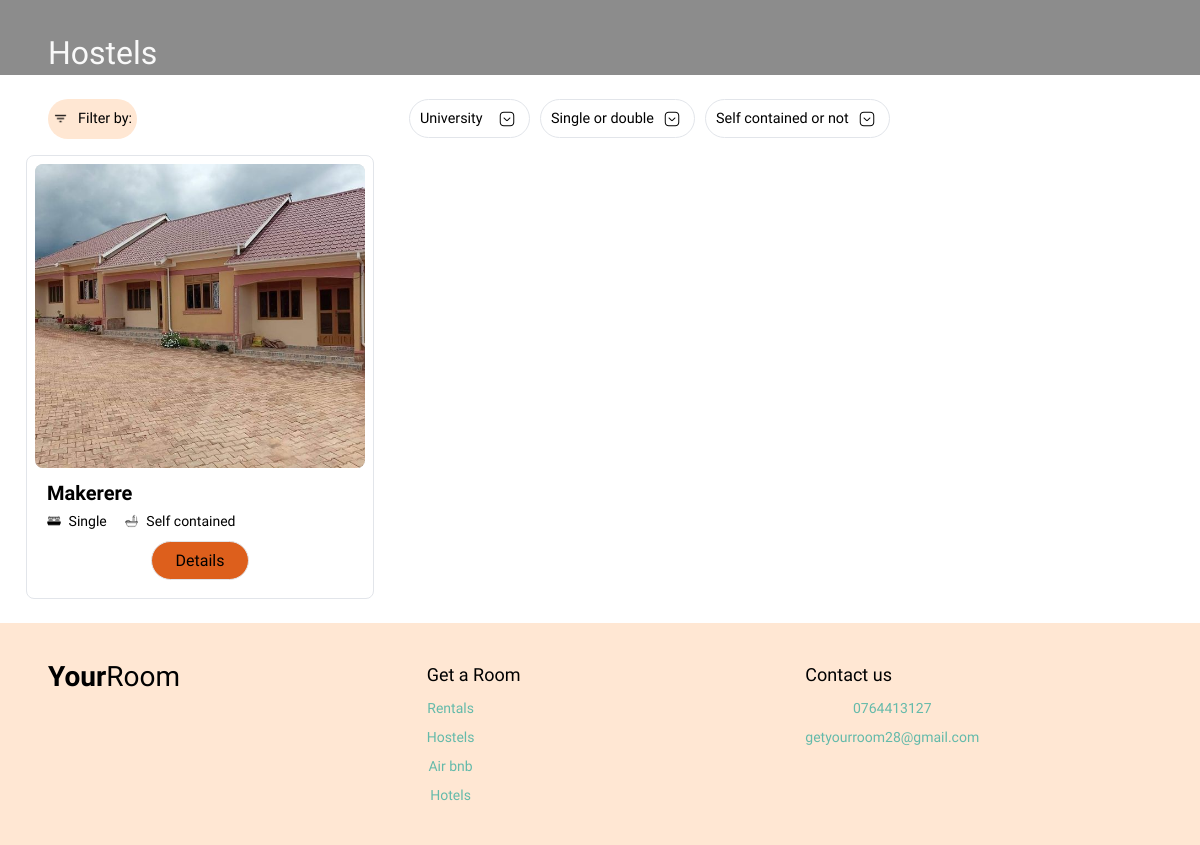
/hostels/, run on the app's committed database.
### your_room/models.py (models this page shows, shortened)
class BaseUnit(models.Model):
    name = models.CharField(max_length=150)
    location = models.CharField(max_length=150)
    description = models.TextField(
        blank=True,
        max_length=2000,
        help_text="Describe the unit: facilities, rules, nearby places, etc.",
    )
    class Meta:
        abstract = True
        ordering = ["name"]

class Hostel(BaseUnit):
    university = models.CharField(max_length=150)
    room_type = models.CharField(max_length=10, choices=RoomType.choices)
    self_contained = models.BooleanField(default=False)
    price = models.DecimalField(max_digits=10, decimal_places=2, null=True, blank=True)
    is_booked = models.BooleanField(default=False)
    lessor = models.ForeignKey(Lessor, related_name="hostels", on_delete=models.PROTECT, null=True, blank=True)

class UnitImageBase(models.Model):
    image = models.ImageField(upload_to="units/%Y/%m/")
    is_main = models.BooleanField(
        default=False,
        help_text="Check this box to set this image as the main display photo."
    )
    class Meta:
        abstract = True
        ordering = ["is_main"]

class HostelImage(UnitImageBase):
    unit = models.ForeignKey(Hostel, related_name="images", on_delete=models.CASCADE)

### your_room/views.py (the view)
# urls.py: path("hostels/", hostel, name = "hostels"),
def hostel(request):
    units = Hostel.objects.filter(is_booked=False).prefetch_related("images")
    university = request.GET.get("university")
    room_type = request.GET.get("room_type")
    self_contained = request.GET.get("self_contained")
    if university:
        units = units.filter(university__icontains=university)
    if room_type:
        units = units.filter(room_type=room_type)
    if self_contained in ("true", "false"):
        units = units.filter(self_contained=(self_contained == "true"))
    context = {
        "units": units,
        "universities": Hostel.objects.values_list("university", flat=True).distinct(),
    }
    return render(request, "your_room/hostels.html", context)

### your_room/templates/your_room/hostels.html (shortened to what this page needs)
<!DOCTYPE html>
{% load static %}
<html lang="en">
<head>
<link rel="stylesheet" href="{% static 'your_room/styles.css' %}" />
</head>
<body>
<main>
  <h1 class="page-title container">Hostels</h1>
  <div class = "filters container" >
    <span class="filters filter_by"><img src="{% static 'your_room/images/filter_icon.png' %}" alt="" />Filter by:</span>
    <form class = "filters filter_container", method = "get", id = "filter-form">
      <select name = "university", class = "filter", onchange="document.getElementById('filter-form').submit()">
        <option value = "">University</option>
      </select>
      <select name="room_type" class="filter" onchange="document.getElementById('filter-form').submit()">
      <option value="">Single or double</option>
    </select>
    <select name="self_contained" class="filter" onchange="document.getElementById('filter-form').submit()">
      <option value="">Self contained or not</option>
    </select>
    </form>
  </div>
  <div class="grid container">
   {% for unit in units %}
      <article class="card">
        {% with unit.images.first as img %}
          {% if img %}
            <img src="{{ img.image.url }}" alt="{{ unit.name }}" loading="lazy" />
          {% else %}
            <img src="{% static 'your_room/images/hero.png' %}" alt="{{ unit.name }}" loading="lazy" />
          {% endif %}
        {% endwith %}
        <div class="card_description">
          <h3>{{ unit.university }}</h3>
          <div class ="unit_specification_section">
            <div class = "unit_specification">
              <img src = "{% static 'your_room/images/bed_icon.png' %}" />
              <p>{{ unit.room_type|capfirst }}</p>
            </div>
            <div class = "unit_specification">
              <img src = "{% static 'your_room/images/bathroom_icon.png' %}" />
              {% if unit.self_contained %}
              <p>Self contained</p>
              {% else %}
              <p>Not self-contained</p>
              {% endif %}
            </div>
          </div>
        </div>
        <div class="card__action">
          <a class="btn btn--sm" href="{% url 'unit-detail' 'hostel' unit.pk %}">Details</a>
        </div>
      </article>
    {% empty %}
      <p>No hostels match those filters.</p>
    {% endfor %}
  </div>
</main>
<footer class="footer container">
  <a class="logo" href="{% url 'index' %}"><b>Your</b><span>Room</span></a>
  <div class="col">
    <strong>Get a Room</strong>
    <div class="footer_nav">
      <a href="{% url 'rentals' %}">Rentals</a>
      <a href="{% url 'hostels' %}">Hostels</a>
      <a href="{% url 'airbnb' %}">Air bnb</a>
      <a href="{% url 'hotels' %}">Hotels</a>
    </div>
  </div>
  <div class="col">
    <strong>Contact us</strong>
    <div class="footer_nav">
      <span>0764413127</span>
      <span>getyourroom28@gmail.com</span>
    </div>
  </div>
</footer>
</body>
</html>

### your_room/static/your_room/styles.css (style rules this page uses)
:root { --accent-orange:#dd5f1c; --surface-gray:#d9d9d9; --background:#ffffff; --foreground:#000000; --border:#e2e5ea; --radius:8px; --drop-shadow-lg: 0 4px 4px #F76B15; }
* { box-sizing:border-box;margin:0;padding:0 }
html, body { height: 100%; }
html { scroll-behavior:smooth }
body { font-family:"Urbanist",system-ui,sans-serif; background:var(--background); color:var(--foreground); line-height:1.35; display:flex; flex-direction: column; min-height: 100vh; }
main { flex: 1; }
img { display:block;max-width:100% }
a { color:inherit;text-decoration:none }
.container { padding-inline:16px }
@media (min-width:768px) { .container { padding-inline:48px } }
.logo { font-size:clamp(1.5rem, 4vw, 1.75rem);line-height:1 }
.logo b { font-weight:600 }
.logo span { font-weight:300 }
h1.page-title { font-size:clamp(1.375rem, 4vw, 2rem);font-weight:400;padding-top:32px; color:rgb(249, 249, 249) }
.page-title { background-image:linear-gradient(rgba(0,0,0,.45),rgba(0,0,0,.45)),url("images/hero.png"); background-size:cover;background-position:center; }
.grid { display:grid;gap:32px;padding:16px 16px 24px 16px }
@media (min-width:768px) { .grid { grid-template-columns:repeat(2,1fr) } }
@media (min-width:1024px) { .grid { grid-template-columns:repeat(3,1fr) } }
.card { border:1px solid var(--border); border-radius:var(--radius); padding:8px; display:flex; flex-direction:column; margin:0 10px; }
.card img { width:100%;height:304px;object-fit:cover;border-radius:var(--radius);background:var(--surface-gray) }
.card_description { display:flex; flex-direction:column; padding-left:12px; }
.card_description h3 { margin-top:12px;font-size:clamp(1.125rem, 4vw, 1.25rem);font-weight:600; padding-bottom:5px; }
.card_description p { font-size:clamp(0.85rem, 4vw, 0.875rem) }
.unit_specification_section { display:flex;flex-direction:row;gap:18px }
.unit_specification { display:flex;flex-direction:row; align-items:center;gap:8px; }
.unit_specification img { width:0.85rem;height:0.85rem;object-fit:contain;background:transparent }
.unit_specification p { font-size:clamp(0.85rem, 4vw, 0.875rem) }
.card__action { display:flex;justify-content:center;margin-block:10px }
.btn { display:inline-block;border:1px solid var(--border);border-radius:20px; background:transparent;font:inherit;cursor:pointer;transition:background-color .15s ease; }
.btn--sm { padding:8px 24px;font-size:1rem; background:var(--accent-orange) }
.filters { display:flex;flex-direction:row;gap:10px;padding-top:24px; padding-bottom:0px; }
@media (min-width:768px) { .filters { align-items:center;justify-content:center; } }
.filters.filter_by { align-items:center; justify-content:center; padding:10px 5px; border-radius:20px; flex:none; font-size:clamp(0.8rem, 4vw, 0.9rem); background-color: #FFE7D3; }
.filter_container { padding-inline: 16px; padding-top:0px; flex:1 1 auto; overflow-x: auto; overflow-y: hidden; white-space: nowrap; scrollbar-width: none; -ms-overflow-style: none; }
.filter_by img { width:15px;height:15px;object-fit:contain }
.filter { flex:none;display:flex;flex-direction:row;align-items:center;justify-content:center;gap:10px; border:1px solid var(--border);border-radius:20px;padding:10px 10px;font-size:clamp(0.8rem, 4vw, 0.9rem); background:transparent;font-family:inherit;cursor:pointer;transition:background-color .15s ease; }
select.filter { appearance:none;-webkit-appearance:none;-moz-appearance:none; text-align:left; background-image:url("images/arrow.png"); background-repeat:no-repeat; background-position:right 14px center; background-size:16px; padding-right:40px; }
.unit h3, { font-size:clamp(1.125rem, 4vw, 1.25rem);font-weight:600; }
.footer { display:flex;flex-direction:column;align-items:center;gap:32px;padding-block:40px; background-color:#ffe7d3; }
.footer .col { display:flex;flex-direction:column;gap:12px;align-items:center; }
.footer_nav { display:flex;flex-direction:row;gap:25px;align-items:center; }
.footer .col strong { font-size:1rem;font-weight:400 }
.footer .col a,.footer_nav span { font-size:0.85rem;color:#64baaa }
@media (min-width:768px) { .footer { display:grid; grid-template-columns:repeat(3,1fr); align-items:start; } }
@media (min-width:768px) { .footer .col { align-items:flex-start; } }
@media (min-width:768px) { .footer_nav { flex-direction:column;gap:10px } }
@media (min-width:768px) { .footer .col strong { font-size:1.125rem; } }
@media (min-width:768px) { .footer .col a,.footer_nav span { font-size:0.875rem; } }

### data on the page
Hostel: images.first.image (picture), university "Makerere", room_type "Single", self_contained "Self contained"
